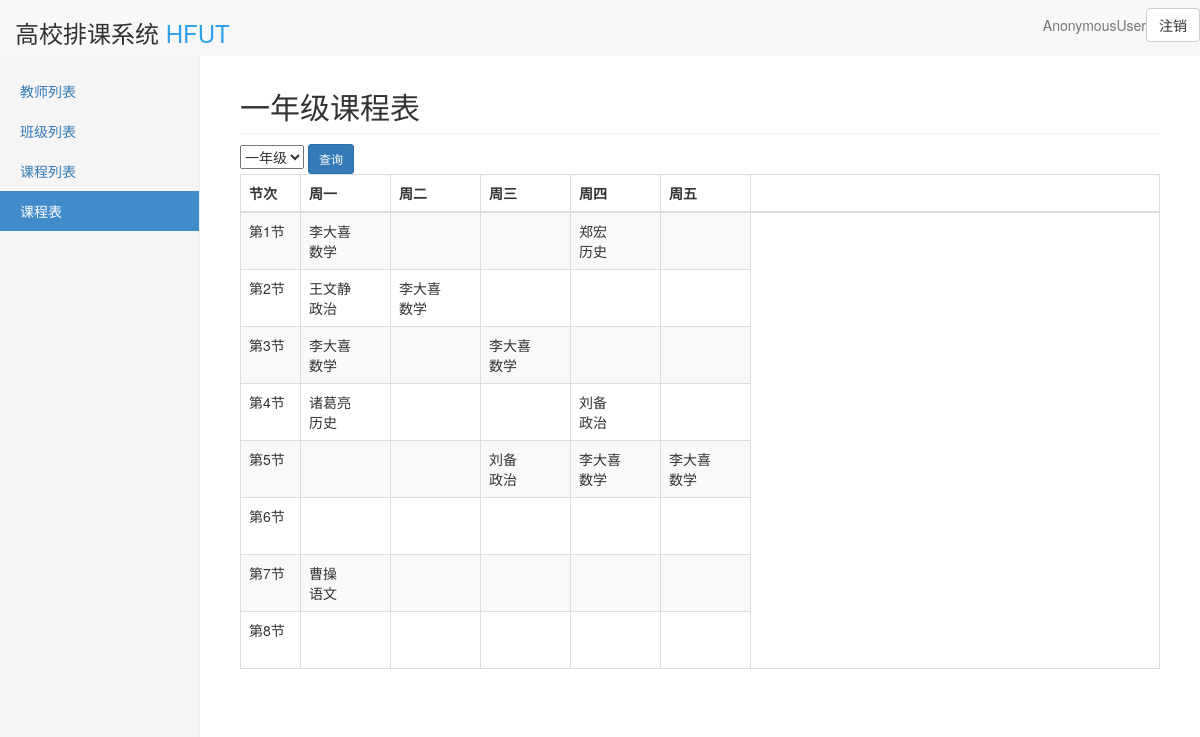
Page /schedule/ on the committed database.
### app/models.py (models this page shows)
class classes(models.Model):
    id=models.IntegerField(primary_key=True)
    name=models.CharField(max_length=32,null=False)
    student_quantity=models.IntegerField(null=False)

class teachers(models.Model):
    id=models.IntegerField(primary_key=True)
    name=models.CharField(max_length=32,null=False)
    subject=models.CharField(max_length=32,null=False)

### app/views.py (the view)
# urls.py: path('schedule/',schedule,name='schedule'),
def schedule(request):
    id=None
    if request.method=="POST":
        id=request.POST.get('class')
    Class=classes.objects.all().order_by('id')
    if not id:
        cla=classes.objects.first()
    else:
        cla=classes.objects.get(id=id)
    courses=[[[' ',' '] for j in range(5)] for i in range(8)]
    for i in range(1,9):
        for j in range(1,6):
            if lessons.objects.filter(Class__name=cla.name,week=j,section=i):
                f=lessons.objects.get(Class__name=cla.name,week=j,section=i)
                courses[i-1][j-1]=[f.teacher.name,f.teacher.subject]
    username=request.user
    return render(request,'schedule.html',locals())

### templates/schedule.html (shortened to what this page needs)
<!DOCTYPE html>
<html lang="en">
<head>
    <link rel="stylesheet" href="/static/css/bootstrap.min.css">
    <link rel="stylesheet" href="/static/css/dsb.css">
</head>
<body>
<nav class="navbar navbar-default navbar-fixed-top" >
    <div class="container-fluid">
        <div class="navbar-header">
            <h3>高校排课系统 <span style="color: #2fa0ec">HFUT</span></h3>
        </div>
        <div id="navbar" class="navbar-collapse collapse">
            <a href="{% url 'logout' %}"><button type="button" class="btn btn-default navbar-btn navbar-right" href='{% url 'logout' %}'>注销</button></a>
            <ul class="nav navbar-nav navbar-right">
                <li><a href="#">{{ username }}</a></li>
            </ul>
        </div>
    </div>
</nav>
<div class="container-fluid">
    <div class="row">
        <div class="col-sm-3 col-md-2 sidebar">
            <ul class="nav nav-sidebar">
                {% block title %}
                <li><a href="{% url 'teacher_list' %}">教师列表</a></li>
                <li><a href="{% url 'class_list' %}">班级列表</a></li>
                <li><a href="{% url 'course_list' %}">课程列表</a></li>
                <li class="active"><a href="{% url 'schedule' %}">课程表</a></li>
                {% endblock %}
            </ul>
        </div>
        <div class="col-sm-9 col-sm-offset-3 col-md-10 col-md-offset-2 main">
            <h2 class="sub-header">{{ cla.name }}课程表</h2>
        <form action="" method="post">
            <select name="class">
                {% for i in Class %}
                <option value={{ i.id }}>{{ i.name }}</option>
                {% endfor %}
            </select>
        <button class="btn btn-primary btn-sm" type="submit">查询</button>
        </form>
            <div class="table-responsive">
                <table class="table table-bordered table-striped table-hover" border="1">
                    <thead>
                    <tr>
                        <th width="60" nowrap>节次</th>
                        <th width="90" nowrap>周一</th>
                        <th width="90" nowrap>周二</th>
                        <th width="90" nowrap>周三</th>
                        <th width="90" nowrap>周四</th>
                        <th width="90" nowrap>周五</th>
                    </tr>
                    </thead>
                    <tbody>
                    {% for i in courses %}
                        <tr>
                            <td>第{{ forloop.counter }}节</td>
                            {% for j in i %}
                                <td>{% for k in j %}
                                    {{ k }}
                                    <br>
                                    {% endfor %}</td>
                            {% endfor %}
                        </tr>
                    {% endfor %}
                    </tbody>
                </table>
            </div>
        </div>
    </div>
</div>
</body>
</html>

### static/css/dsb.css (style rules this page uses)
body { padding-top: 50px; }
.sub-header { padding-bottom: 10px; border-bottom: 1px solid #eee; }
.navbar-fixed-top { border: 0; }
.sidebar { display: none; }
@media (min-width: 768px) { .sidebar { position: fixed; top: 51px; bottom: 0; left: 0; z-index: 1000; display: block; padding: 20px; overflow-x: hidden; overflow-y: auto; background-color: #f5f5f5; border-right: 1px solid #eee; } }
.nav-sidebar { margin-right: -21px; margin-bottom: 20px; margin-left: -20px; }
.nav-sidebar > li > a { padding-right: 20px; padding-left: 20px; }
.nav-sidebar > .active > a, .nav-sidebar > .active > a:hover, .nav-sidebar > .active > a:focus { color: #fff; background-color: #428bca; }
.main { padding: 20px; }
@media (min-width: 768px) { .main { padding-right: 40px; padding-left: 40px; } }

### rows in the picture
classes: name "一年级"
teachers: j "李大喜" "数学" "李大喜" "数学" "李大喜" "数学" "李大喜" "数学" "李大喜" "数学" "李大喜" "数学"
teachers: j "郑宏" "历史"
teachers: j "王文静" "政治"
teachers: j "诸葛亮" "历史"
teachers: j "刘备" "政治" "刘备" "政治"
teachers: j "曹操" "语文"

### other values in the picture
{{ username }} "AnonymousUser"
form field class "一年级"
